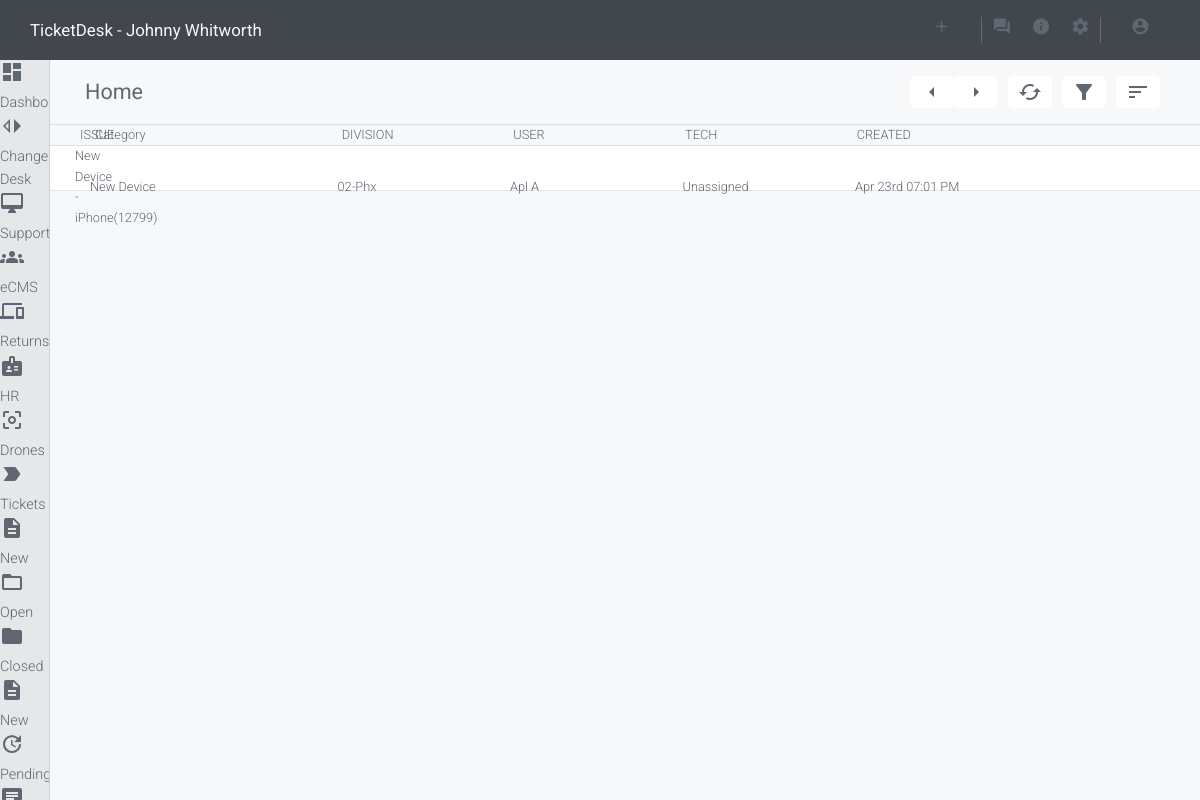
The page /tickets/ (signed in) on the database its author committed.
### users/models.py (models this page shows)
class User(AbstractBaseUser, PermissionsMixin):
    email = models.CharField(
        verbose_name='Username',
        max_length=254,
        unique=True,
    )
    date_joined = models.DateTimeField(
        verbose_name='Date Created',
        auto_now_add=True
    )
    last_login = models.DateTimeField(
        verbose_name='Last Login',
        auto_now=True,
    )
    is_admin = models.BooleanField(
        default=False,
    )
    is_active = models.BooleanField(
        default=True,
    )
    is_staff = models.BooleanField(
        default=False,
    )
    USERNAME_FIELD = 'email'
    EMAIL_FIELD = 'email'
    REQUIRED_FIELDS = []
    objects = UserManager()
    def __str__(self):
        return self.profile.get_short_name()

### profiles/models.py (models this page shows, shortened)
class Profile(models.Model):
    user = models.OneToOneField(
        User,
        on_delete=models.CASCADE,
    )
    first_name = models.CharField(
        verbose_name='First Name',
        max_length=256,
        null=True,
        blank=True,
    )
    last_name = models.CharField(
        verbose_name='Last Name',
        max_length=256,
        null=True,
        blank=True,
    )
    employee_number = models.IntegerField(
        verbose_name='Employee Number',
        null=True,
        blank=True,
    )
    division = models.IntegerField(
        verbose_name='Division',
        null=False,
        blank=False,
        choices=DIVISION_CHOICES,
        default=98,
    )
    phone = models.CharField(
        verbose_name='Phone',
        max_length=30,
        null=True,
        blank=True,
    )
    extension = models.IntegerField(
        verbose_name='Extension',
        null=True,
        blank=True,
    )
    def get_full_name(self):
        return f'{self.first_name.capitalize()} {self.last_name.capitalize()}'
    def get_short_name(self):
        last_as_string = str(self.last_name).capitalize()
        return f'{self.first_name.capitalize()} {last_as_string[:1].capitalize()}'

### tickets/models.py (models this page shows, shortened)
class Ticket(models.Model):
    NEW_STATUS = 0
    OPEN_STATUS = 1
    REOPENED_STATUS = 2
    RESOLVED_STATUS = 3
    CLOSED_STATUS = 4
    DUPLICATE_STATUS = 5
    STATUS_CHOICES = (
        (NEW_STATUS, _('New')),
        (OPEN_STATUS, _('Open')),
        (REOPENED_STATUS, _('Reopened')),
        (RESOLVED_STATUS, _('Resolved')),
        (CLOSED_STATUS, _('Closed')),
        (DUPLICATE_STATUS, _('Duplicate')),
    )
    PRIORITY_CHOICES = (
        (1, _('1. Critical')),
        (2, _('2. High')),
        (3, _('3. Normal')),
        (4, _('4. Low')),
        (5, _('5. Very Low')),
    )
    subject = models.CharField(
        _('Subject'),
        max_length=100,
        blank=True,
        null=True,
    )
    issue = models.CharField(
        _('Issue'),
        max_length=200,
        null=True,
        blank=True
    )
    category = models.ForeignKey(
        'Category',
        on_delete=models.CASCADE,
        verbose_name=_('Category')
    )
    subcategory = models.ForeignKey(
        'SubCategory',
        on_delete=models.CASCADE,
        verbose_name=_('Sub Category')
    )
    associated_employee = models.ForeignKey(
        'Employees',
        on_delete=models.CASCADE,
        verbose_name=_('Employees'),
        blank=True,
        null=True,
    )
    container = models.ForeignKey(
        'Container',
        on_delete=models.CASCADE,
        verbose_name=_('Container'),
    )
    created = models.DateTimeField(
        _('Created'),
        blank=True,
        default=timezone.now()
    )
    modified = models.DateTimeField(
        _('Modified'),
        blank=True,
    )
    submitter = models.ForeignKey(
        get_user_model(),
        related_name=_('submitter'),
        on_delete=models.CASCADE,
        blank=False,
        null=False,
    )
    technician = models.ForeignKey(
        get_user_model(),
        related_name=_('technician'),
        on_delete=models.CASCADE,
        blank=True,
        null=True,
    )
    division = models.CharField(
        verbose_name='Division',
        max_length=100,
        null=False,
        blank=False,
        default='None'
    )
    status = models.IntegerField(
        _('Status'),
        choices=STATUS_CHOICES,
        default=NEW_STATUS
    )
    resolution = models.TextField(
        _('Resolution'),
        blank=True,
        null=True,
    )
    priority = models.IntegerField(
        _('Priority'),
        choices=PRIORITY_CHOICES,
        default=3,
        blank=3,
    )
    due_date = models.DateTimeField(
        _('Due on'),
        blank=True,
        null=True,
    )
    secret_key = models.CharField(
        _('Secret key'),
        max_length=36,
        default=mk_secret
    )
    master_ticket = models.ForeignKey(
        'Ticket',
        on_delete=models.CASCADE,
        blank=True,
        null=True,
    )
    def _get_assigned_to(self):
        if not self.technician:
            return _('Unassigned')
        else:
            return f'{self.technician}'
    get_assigned_to = property(_get_assigned_to)
    def _get_ticket(self):
        return u'[%s]' % (self.container.slug, self.id)
    ticket = property(_get_ticket)
    def _get_ticket_for_url(self):
        return u"%s-%s" % (self.queue.slug, self.id)
    ticket_for_url = property(_get_ticket_for_url)
    def _get_status_css_class(self):
        if self.status == 0:
            return 'new'
        elif self.status == 1:
            return 'open'
        elif self.status == 4:
            return 'closed'
    get_status_css_class = property(_get_status_css_class)
    def _get_priority_css_class(self):
        if self.priority == 2:
            return "warning"
        elif self.priority == 1:
            return "danger"
        elif self.priority == 5:
            return "success"
        else:
            return ""
    get_priority_css_class = property(_get_priority_css_class)
    class Meta:
        get_latest_by = "created"
        ordering = ('id',)
        verbose_name = _('Ticket')
        verbose_name_plural = _('Tickets')
    def get_absolute_url(self):
        from django.urls import reverse
        return reverse('tickets:detail', kwargs={"id": self.id})

class Category(models.Model):
    category = models.CharField(
        max_length=20,
        null=False,
        blank=False,
        unique=True,
    )
    def __str__(self):
        return self.category
    class Meta:
        verbose_name = 'Category'
        verbose_name_plural = 'Categories'

### tickets/views.py (the view)
# urls.py: path('', ticket_home_view, name='home'),
def ticket_home_view(request):
    template = 'tickets/home.html'
    title = 'Home'
    tickets = Ticket.objects.all()
    context = {
        'title': title,
        'tickets': tickets
    }
    return render(request, template, context)

### templates/tickets/home.html
{% extends 'base/base.html' %}
{% block content %}
{% include 'base/title.html' %}
<div class="ticket-home">
    <div class="head">
        <p>ISSUE</p>
        <p>Category</p>
        <p>DIVISION</p>
        <p>USER</p>
        <p>TECH</p>
        <p>CREATED</p>
    </div>
    <div class="records">
    {% for ticket in tickets %}
        <div class="record" data-href='{{ ticket.get_absolute_url }}'>
            <p class="line {{ ticket.get_status_css_class }}">{{ ticket.subject }}</p>
            <p>{{ ticket.category }}</p>
            <p>{{ ticket.division }}</p>
            <p>{{ ticket.submitter }}</p>
            <p>{{ ticket.get_assigned_to }}</p>
            <p>{{ ticket.created|date:"M dS h:i A" }}</p>
        </div>
    {% endfor %}
    </div>
</div>
{% endblock content %}

### templates/base/navbar.html
<section class='navbar'>
    <div class="nav">
        <div class="header">
            <h3>TicketDesk - {{ user.profile.get_full_name }}</h3>
        </div>
        <div class="detail">
            <div class="section">
                <a href="{% url 'tickets:new' %}"><span class="material-icons">add</span></a>
            </div>
            <div class="section">
                <a href="?test=Division"><span class="material-icons">question_answer</span></a>
                <a href="?test=Division"><span class="material-icons">info</span></a>
                <a href="?test=Division"><span class="material-icons">settings</span></a>
            </div>
            <div class="section">
                <a href="{% url 'profiles:edit' %}"><span class="material-icons">account_circle</span></a>
            </div>
        </div>
    </div>
</section>

### static/css/style.css (style rules this page uses)
:root { --font-family-primary: "Roboto", arial, sans-serif; --font-family-secondary: "Lato", arial, sans-serif; --font-color-primary: #606771; --font-weight-primary: 300; --font-line-height: 1.6; --primary-color-1: #4e9dd1; --primary-color-2: #f7f8fa; --primary-color-3: #606771; --primary-color-4: #E6E7E8; --primary-color-5: #42464d; --secondary-color-1: #34424c; --secondary-color-2: #e2eff9; --secondary-color-3: #7a8d9a; --secondary-color-4: #0d1921; --secondary-color-5: #050e14; --tertiary-color-1: #736057; --tertiary-color-2: #fff2eb; --tertiary-color-3: #ead0c3; --tertiary-color-4: #2c1c14; --tertiary-color-5: #1e1009; --type-color-1: #8fd6e1; --type-color-2: #7eca9c; --type-color-3: #ff8882; --dark: #333; --light: #fff; --danger: #F05350; --warning: #FFCC00; --danger-light: rgba(240, 83, 80, 0.1); --overlay: rgba(255,255,255,0.8); --border-dark: 0.1px solid rgba(0, 0, 0, 0.2); --border-light: 0.1px solid rgba(255, 255, 255, 0.2); --border-medium: .1px solid rgba(0, 0, 0, 0.1); --border-primary: 0.1px solid rgba(78, 157, 209, 0.3); --transition: all 0.2s; --menu-transition: all 0.4s ease; --menu-speed: 0.75s; --menu-width: 60px; --menu-height: 100vh; --side-menu-width: 20vw; --side-menu-height: 100vh; --max-width: 1200px; }
* { box-sizing: border-box; margin: 0; padding: 0; }
body { font-family: var(--font-family-primary); font-weight: var(--font-weight-primary); background: var(--primary-color-2); line-height: var(--font-line-height); font-size: 0.9rem; overflow: hidden; color: var(--font-color-primary); }
a { color: var(--font-color-primary); text-decoration: none; }
h1, h2, h3 { font-weight: 400; line-height: 1.2; }
.navbar { grid-column-start: 1; grid-column-end: span3; height: 100%; width: 100vw; background-color: var(--primary-color-5); }
.navbar .nav { display: flex; align-items: center; justify-content: space-between; height: 100%; padding: 10px 30px; color: var(--primary-color-2); }
.navbar .nav .detail { display: flex; align-items: center; }
.navbar .nav .detail .section { display: flex; align-items: center; margin: 0 10px; height: 100% }
.navbar .nav .detail .section:nth-child(2) { border-left: var(--border-light); border-right: var(--border-light); }
.navbar .nav .detail .section > * { margin: 0 10px; }
.navbar .material-icons { font-size: 1.2rem; }
.main .head, .main .record { padding-left: 25px; align-items: center; display: grid; grid-template-columns: 15px minmax(150px, 550px) repeat(5, minmax(75px, 250px)); }
.main .head { border-bottom: var(--border-medium); font-size: .8rem; padding-left: 30px; }
.main .record { height: 45px; border-bottom: var(--border-medium); background-color: var(--light); font-size: .8rem; transition: var(--transition); }

### rows shown on the page
User: profile.get_full_name "Johnny Whitworth"
Ticket: subject "New Device - iPhone(12799)", category "New Device", division "02-Phx", submitter "Apl A", get_assigned_to "Unassigned", created "Apr 23rd 07:01 PM"

### other values the page prints
{{ title }} "Home"
